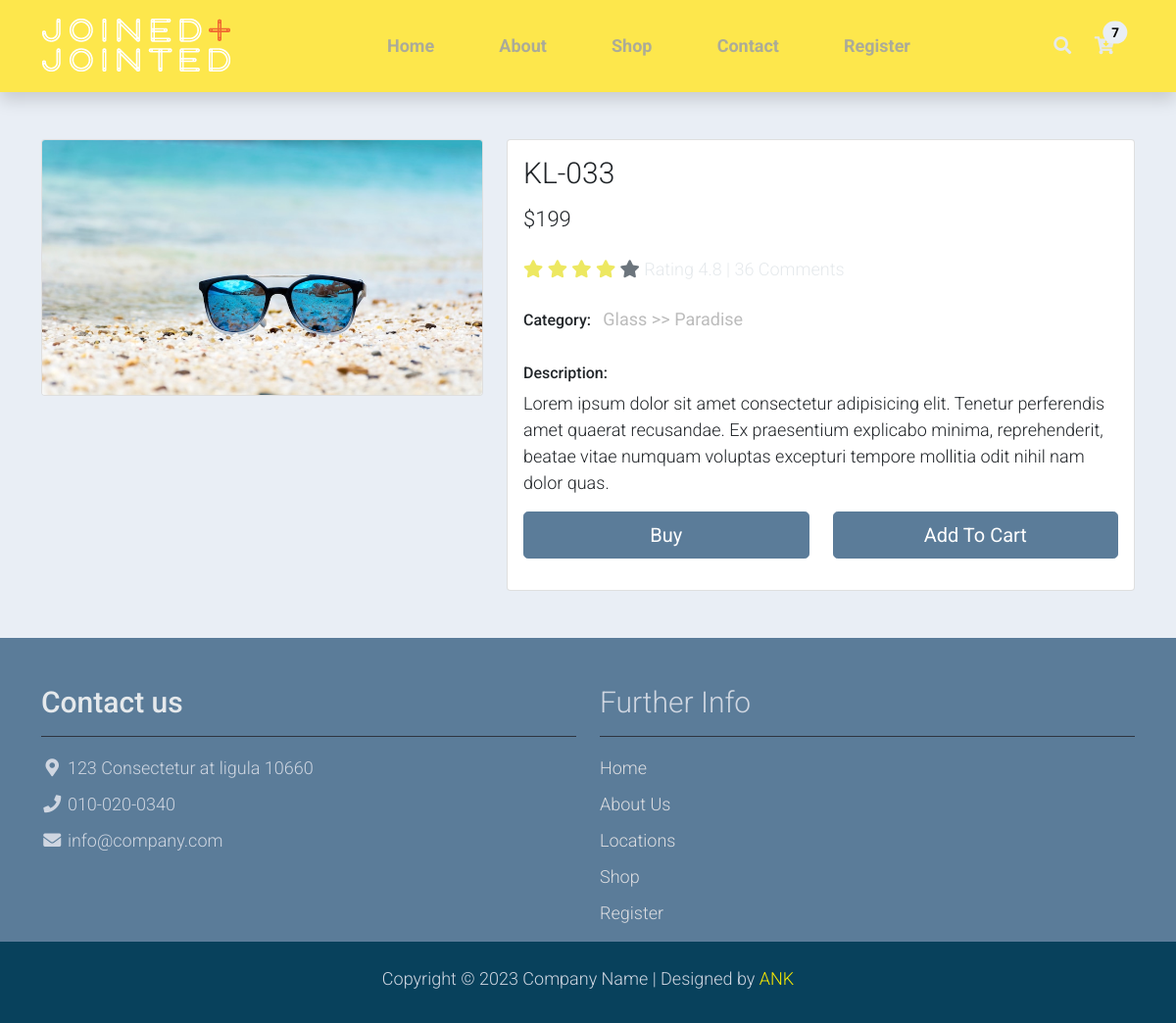
The app's page /shop-single.php?move=2 with its own data.
### tables this page shows
CREATE TABLE `product` (
  `product_id` int(11) NOT NULL,
  `name` varchar(20) NOT NULL,
  `sellername` varchar(30) NOT NULL,
  `category` varchar(20) NOT NULL,
  `subcategory` varchar(20) NOT NULL,
  `imgfile` varchar(100) NOT NULL,
  `price` int(20) NOT NULL,
  `about` varchar(300) NOT NULL,
  `createdate` timestamp NOT NULL DEFAULT current_timestamp(),
  `status` int(11) NOT NULL
);

### shop-single.php (the view, shortened to what this page needs)
<?php
$product_id = $_GET['move'];
include("header.php");
?>
<?php
$db = mysqli_connect("localhost", "root", "", "joishop");
if (isset($_POST['searchbtn'])) {
  $searchName = $_POST['mdsearch'];
  $searchQuery = "SELECT * FROM product WHERE name LIKE '%$searchName%' AND status='1'";
  $resultSearch = mysqli_query($db, $searchQuery);
?>
  <div class="container py-5">
    <div class="row">
      <?php
      while ($card = mysqli_fetch_array($resultSearch)) {
      ?>
        <div class="col-md-4">
          <div class="card mb-4 product-wap rounded-0">
            <div class="card rounded-0">
              <img class="card-img rounded-0" style="width: 100%;height: 330px; " src="admin/newimgs/<?php echo $card['imgfile'];  ?>" />
              <div class="card-img-overlay rounded-0 product-overlay d-flex align-items-center justify-content-center">
                <ul class="list-unstyled">
                  <li>
                    <a class="btn btn-success text-white mt-2" href="shop-single.php?move=<?php echo $card['product_id'];  ?>"><i class="far fa-eye"></i></a>
                  </li>
                  <li>
                    <form action="" method="POST">
                      <input type="hidden" name="product_id" value="<?php echo $card['product_id'];  ?>">
                      <button type="submit" class="btn btn-success text-white mt-2" name="addmore"><i class="fas fa-cart-plus"></i></button>
                    </form>
                  </li>
                </ul>
              </div>
            </div>
            <div class="card-body">
              <a href="shop-single.php?move=<?php echo $card['product_id'];  ?>" class="h3 text-decoration-none"><?php echo $card['name'];  ?></a>
              <ul class="w-100 list-unstyled d-flex justify-content-between mb-0">
                <li>
                  <span style="font-size: small; color: #5B7C99;">
                    <?php echo $card['category'];  ?>>><?php echo $card['subcategory'];  ?>
                  </span>
                </li>
                <li class="pt-2">
                  <span class="product-color-dot color-dot-red float-left rounded-circle ml-1"></span>
                  <span class="product-color-dot color-dot-blue float-left rounded-circle ml-1"></span>
                  <span class="product-color-dot color-dot-black float-left rounded-circle ml-1"></span>
                  <span class="product-color-dot color-dot-light float-left rounded-circle ml-1"></span>
                  <span class="product-color-dot color-dot-green float-left rounded-circle ml-1"></span>
                </li>
              </ul>
              <ul class="list-unstyled d-flex justify-content-center mb-1">
                <li>
                  <i class="text-warning fa fa-star"></i>
                  <i class="text-warning fa fa-star"></i>
                  <i class="text-warning fa fa-star"></i>
                  <i class="text-muted fa fa-star"></i>
                  <i class="text-muted fa fa-star"></i>
                </li>
              </ul>
              <p class="text-center mb-0">$<?php echo $card['price'];  ?></p>
            </div>
          </div>
        </div>
      <?php
      };
      ?>
    </div>
  </div>
<?php
} else {
?>
  <?php
  $sql = "SELECT * FROM product WHERE status=1 AND product_id='$product_id';";
  $result = mysqli_query($db, $sql);
  while ($showItem = mysqli_fetch_array($result)) {
  ?>
    <section class="bg-light">
      <div class="container pb-5">
        <div class="row">
          <div class="col-lg-5 mt-5">
            <div class="card mb-3">
              <img class="card-img img-fluid" src="admin/newimgs/<?php echo $showItem['imgfile'];  ?>" alt="Card image cap" id="product-detail" />
            </div>
          </div>
          <div class="col-lg-7 mt-5">
            <div class="card">
              <div class="card-body">
                <h1 class="h2"><?php echo $showItem['name'];  ?></h1>
                <p class="h3 py-2">$<?php echo $showItem['price'];  ?></p>
                <p class="py-2">
                  <i class="fa fa-star text-warning"></i>
                  <i class="fa fa-star text-warning"></i>
                  <i class="fa fa-star text-warning"></i>
                  <i class="fa fa-star text-warning"></i>
                  <i class="fa fa-star text-secondary"></i>
                  <span class="list-inline-item text-dark">Rating 4.8 | 36 Comments</span>
                </p>
                <ul class="list-inline">
                  <li class="list-inline-item">
                    <h6>Category:</h6>
                  </li>
                  <li class="list-inline-item">
                    <p class="text-muted"><strong><?php echo $showItem['category'];  ?> >> <?php echo $showItem['subcategory'];  ?></strong></p>
                  </li>
                </ul>
                <h6>Description:</h6>
                <p>
                  <?php echo $showItem['about'];  ?>
                </p>
                <form action="" method="POST">
                  <div class="row pb-3">
                    <div class="col d-grid">
                      <button data-bs-target="#buyall_box" data-bs-toggle="modal" type="button" class="btn btn-success btn-lg" name="buybtn">
                        Buy
                      </button>
                    </div>
                    <div class="col d-grid">
                      <button type="submit" class="btn btn-success btn-lg" name="addbtn">
                        Add To Cart
                      </button>
                    </div>
                  </div>
                </form>
              </div>
            </div>
          </div>
        </div>
      </div>
    </section>
<?php
  };
};
?>
<?php
include("footer.php");
?>

### assets/css/templatemo.css (style rules this page uses)
body, ul, li, p, a, label, input, div { font-family: 'Roboto', sans-serif; font-size: 18px !important; font-weight: 300 !important; }
.h2 { font-family: 'Roboto', sans-serif; font-size: 30px !important; font-weight: 300; }
.h3 { font-family: 'Roboto', sans-serif; font-size: 22px !important; }
.text-warning { color: #ede861 !important; }
.text-muted { color: #bcbcbc !important; }
.bg-light { background-color: #e9eef5 !important; }
.btn-success { background-color: #5B7C99 !important; border-color: #5B7C99 !important; }

### assets/css/custom.css (style rules this page uses)
.text-dark { color: #E5E9EC !important; }

### records on screen
product: imgfile (picture), name "KL-033", price "199", category "Glass", subcategory "Paradise", about "Lorem ipsum dolor sit amet consectetur adipisicing elit. Tenetur perferendis amet quaerat recusandae. Ex praesentium explicabo minima, reprehenderit, beatae vitae numquam voluptas excepturi tempore mollitia odit nihil nam dolor quas."

### other values on screen
$count "7"
